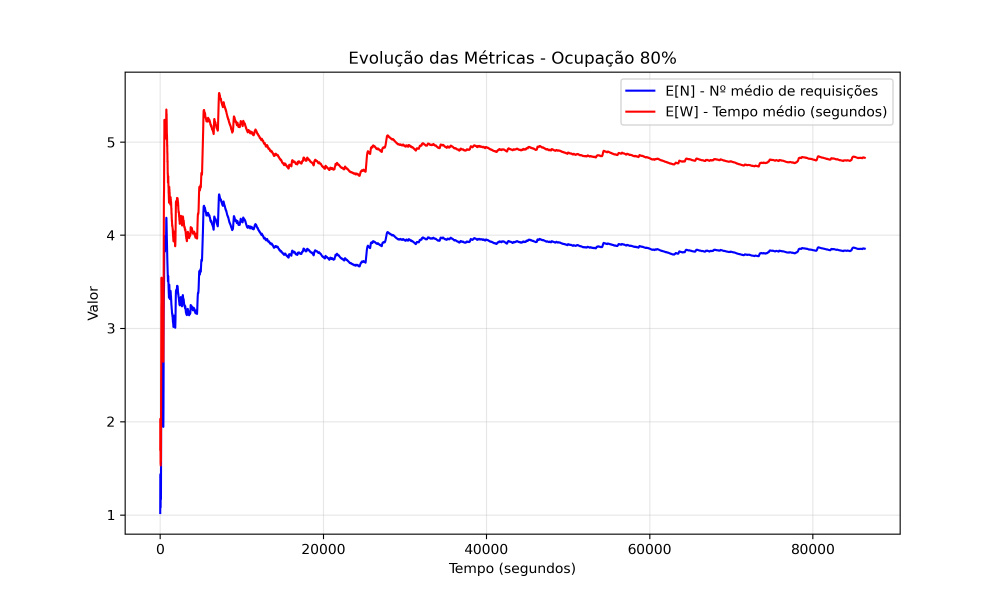
#> input picture desempenho/simulador/dicaFlavio/data/graficos/ocupacao_80.png, 3000 x 1800 px (shown at 1/3 size); its folder holds only this picture in this run
$ python -i dataAnalysis.py   (imports and definitions only)
#> lines starting #> are read from the running program, lines starting #| are printed output that depends on the picture
#!/usr/bin/env python3
"""
COMPREHENSIVE QUEUEING SYSTEM ANALYSIS PIPELINE - ENHANCED VERSION
Project MM1: Complete Analysis of 11 Scheduling Policies × 4 Load Scenarios
Author: Senior Data Scientist
Description: Enhanced analysis processing ALL 44 files, ALL policies, ALL load scenarios
             with special focus on MAX_AVG_WAIT, ROUND_ROBIN, and SALLES_UTILITY policies.
"""

import os
import glob
import re
import logging
import pandas as pd
import numpy as np
import matplotlib.pyplot as plt
import seaborn as sns
from datetime import datetime
from pathlib import Path
from typing import Dict, List, Tuple, Optional, Any
import warnings

# Machine Learning Imports
from sklearn.preprocessing import StandardScaler
from sklearn.decomposition import PCA
from sklearn.linear_model import LinearRegression, Ridge
from sklearn.ensemble import RandomForestRegressor, GradientBoostingRegressor
from sklearn.metrics import mean_squared_error, r2_score
from sklearn.model_selection import train_test_split
from sklearn.cluster import KMeans
from sklearn.manifold import TSNE
import scipy.stats as stats
import statsmodels.api as sm

# [1 line not run here, left out]


# =================================================================================
# CONFIGURATION & CONSTANTS - Enhanced Configuration
# =================================================================================
class AnalysisConfig:
    """
    @brief Central configuration for the comprehensive MM1 Analysis Pipeline
    """
    # Path configurations
    rawDataPath: str = "results/raw"
    outputPath: str = "analysis"
    plotsPath: str = "analysis/plots"
    summariesPath: str = "analysis/summaries"
    captionsPath: str = "analysis/captions"
    mlResultsPath: str = "analysis/ml_results"

    # Graphics settings
    dpi: int = 300
    figSizeLarge: Tuple[int, int] = (16, 10)
    figSizeMedium: Tuple[int, int] = (12, 8)
    figSizeSmall: Tuple[int, int] = (10, 6)

    # Analysis parameters
    totalSamples: int = 8640
    randomState: int = 42
    testSizeRatio: float = 0.2
    crossValidationFolds: int = 5

    # Plot sampling for performance
    scatterSampleSize: int = 10000
    timeSeriesSampleStep: int = 10

    # Special focus policies
    protagonistPolicies: List[str] = ["MAX_AVG_WAIT", "ROUND_ROBIN", "SALLES_UTILITY"]

    # All load scenarios
    loadScenarios: List[float] = [0.800, 0.900, 0.950, 0.999]

    @classmethod
    def getProtagonistPolicies(cls):
        """
        @brief Get the list of protagonist policies
        @return List of protagonist policy names
        """
        return cls.protagonistPolicies

    @classmethod
    def getLoadScenarios(cls):
        """
        @brief Get the list of load scenarios
        @return List of load scenario values
        """
        return cls.loadScenarios

    # [14 lines left out: function setupDirectories, not called in this run]


# =================================================================================
# ENHANCED LOGGING SETUP
# =================================================================================
def setupLogging():
    """
    @brief Configures comprehensive logging for the analysis pipeline
    @return Configured logger instance
    """
    logging.basicConfig(
        level=logging.INFO,
        format='%(asctime)s - %(levelname)s - [%(name)s] - %(message)s',
        handlers=[
            logging.FileHandler("comprehensive_MM1_analysis.log"),
            logging.StreamHandler()
        ]
    )
    return logging.getLogger(__name__)


logger = setupLogging()


# =================================================================================
# ENHANCED DATA INGESTION ENGINE - PROCESSES ALL 44 FILES
# =================================================================================
class EnhancedDataIngestionEngine:
    """
    @brief Enhanced data ingestion that processes ALL 44 files with ALL policies and ALL load scenarios
    """

    # [214 lines left out: functions __init__, parseFilenameWithEnhancedRegex, validateDataStructure, loadAndValidateAllData, performEnhancedDataCleaning, _generateValidationReport, not called in this run]


# =================================================================================
# COMPREHENSIVE SCIENTIFIC VISUALIZATION ENGINE - ENHANCED
# =================================================================================
class EnhancedScientificVisualizationEngine:
    """
    @brief Enhanced visualization engine with special focus on protagonist policies
    """

    def __init__(self, dataFrame: pd.DataFrame):
        """
        @brief Initialize the visualization engine
        @param dataFrame: The complete dataset for visualization
        """
        self.df = dataFrame
        self.plotCounter = 1
        self.captionRegistry = {}

        plt.style.use('seaborn-v0_8-whitegrid')
        sns.set_palette("husl")
        plt.rcParams['figure.dpi'] = AnalysisConfig.dpi
        plt.rcParams['savefig.dpi'] = AnalysisConfig.dpi
        plt.rcParams['figure.figsize'] = AnalysisConfig.figSizeMedium

        self.protagonistColors = {
            'MAX_AVG_WAIT': '#FF6B6B',
            'ROUND_ROBIN': '#4ECDC4',
            'SALLES_UTILITY': '#45B7D1'
        }

        self.loadColors = {
            0.800: '#2E86AB',
            0.900: '#A23B72',
            0.950: '#F18F01',
            0.999: '#C73E1D'
        }

    # [54 lines left out: function savePlotWithScientificCaption, not called in this run]

    def plot01TemporalEvolutionAllScenarios(self):
        """
        @brief Plot 1: Temporal evolution across ALL 4 load scenarios with protagonist highlight
        """
        logger.info("Creating temporal evolution analysis for all 4 load scenarios")

        fig, axes = plt.subplots(4, 3, figsize=(24, 16))

        loadScenarios = AnalysisConfig.getLoadScenarios()
        protagonistPolicies = AnalysisConfig.getProtagonistPolicies()

        for loadIdx, loadFactor in enumerate(loadScenarios):
            scenarioData = self.df[self.df['load_factor'] == loadFactor]
            sampledData = scenarioData.iloc[::AnalysisConfig.timeSeriesSampleStep]
            policiesPresent = sampledData['policy_name'].unique()

            for policy in policiesPresent:
                policyData = sampledData[sampledData['policy_name'] == policy]
                if not policyData.empty:
                    color = self.protagonistColors.get(policy, 'gray')
                    linewidth = 2.0 if policy in protagonistPolicies else 1.0
                    alpha = 0.9 if policy in protagonistPolicies else 0.5
                    linestyle = '-' if policy in protagonistPolicies else '--'

                    axes[loadIdx, 0].plot(policyData['time'], policyData['system_EN'],
                                          label=policy, linewidth=linewidth, alpha=alpha,
                                          linestyle=linestyle, color=color)

            axes[loadIdx, 0].set_title(f'System EN Evolution @ ρ={loadFactor}', fontsize=12, fontweight='bold')
            axes[loadIdx, 0].set_ylabel('Expected Number')
            axes[loadIdx, 0].grid(True, alpha=0.3)
            if loadIdx == 0:
                axes[loadIdx, 0].legend(bbox_to_anchor=(1.05, 1), loc='upper left', fontsize=8)

            for policy in policiesPresent:
                policyData = sampledData[sampledData['policy_name'] == policy]
                if not policyData.empty:
                    color = self.protagonistColors.get(policy, 'gray')
                    linewidth = 2.0 if policy in protagonistPolicies else 1.0
                    alpha = 0.9 if policy in protagonistPolicies else 0.5
                    linestyle = '-' if policy in protagonistPolicies else '--'

                    axes[loadIdx, 1].plot(policyData['time'], policyData['system_EW'],
                                          label=policy, linewidth=linewidth, alpha=alpha,
                                          linestyle=linestyle, color=color)

            axes[loadIdx, 1].set_title(f'System EW Evolution @ ρ={loadFactor}', fontsize=12, fontweight='bold')
            axes[loadIdx, 1].set_ylabel('Expected Wait')
            axes[loadIdx, 1].grid(True, alpha=0.3)

            for policy in policiesPresent:
                policyData = sampledData[sampledData['policy_name'] == policy]
                if not policyData.empty:
                    color = self.protagonistColors.get(policy, 'gray')
                    linewidth = 2.0 if policy in protagonistPolicies else 1.0
                    alpha = 0.9 if policy in protagonistPolicies else 0.5
                    linestyle = '-' if policy in protagonistPolicies else '--'

                    axes[loadIdx, 2].plot(policyData['time'], policyData['little_error'].abs(),
                                          label=policy, linewidth=linewidth, alpha=alpha,
                                          linestyle=linestyle, color=color)

            axes[loadIdx, 2].set_title(f'Little\'s Error Evolution @ ρ={loadFactor}', fontsize=12, fontweight='bold')
            axes[loadIdx, 2].set_ylabel('|Little Error|')
            axes[loadIdx, 2].set_xlabel('Time (s)')
            axes[loadIdx, 2].grid(True, alpha=0.3)
            axes[loadIdx, 2].set_yscale('log')

        plt.tight_layout()

        caption = """
HYPOTHESIS: Different scheduling policies exhibit distinct temporal convergence patterns
             across all four load scenarios (ρ=0.800, 0.900, 0.950, 0.999), with protagonist
             policies showing superior stability and performance characteristics.

EXPECTED INSIGHTS:
  - Protagonist policies maintain stability across load spectrum
  - System behavior becomes increasingly divergent at higher loads
  - Little's Law validation quality varies by policy and load
  - Critical load (ρ=0.999) reveals fundamental policy limitations

METHODOLOGY: Comprehensive time series analysis across all 4 load scenarios (rows) and
              3 key metrics (columns: EN, EW, Little Error) with protagonist policies
              highlighted for clear comparative analysis.

IMPACT: Provides complete understanding of policy temporal behavior across operational
         spectrum, enabling robust policy selection for varying load conditions.
"""
        self.savePlotWithScientificCaption(fig, "temporal_evolution_all_scenarios",
                                           "Comprehensive Temporal Analysis Across All Load Scenarios", caption)

    # [517 lines left out: functions plot02QueueDistributionViolinAllLoads, plot03ProtagonistPolicyDeepDive, plot04LoadScenarioComparativeAnalysis, plot05CorrelationAnalysisMatrix, plot06PerformanceRadarAllPolicies, plot07StatisticalDistributionAnalysis and 5 more, not called in this run]


# =================================================================================
# ENHANCED STATISTICAL & MACHINE LEARNING ENGINE
# =================================================================================
class EnhancedStatisticalLearningEngine:
    """
    @brief Enhanced statistical analysis and machine learning for ALL data
    """

    # [236 lines left out: functions __init__, performComprehensiveStatisticalAnalysis, performAdvancedDimensionalityReduction, trainEnhancedRegressionModels, not called in this run]


# =================================================================================
# COMPREHENSIVE PIPELINE ORCHESTRATOR - ENHANCED
# =================================================================================
class EnhancedMM1Pipeline:
    """
    @brief Main orchestrator for the complete enhanced analysis pipeline
    """

    # [142 lines left out: functions __init__, executeCompleteAnalysis, _generateEnhancedComprehensiveSummary, main, not called in this run]


# [2 lines not run here, left out]

>>> import cv2
>>> picture = cv2.imread('../../../dicaFlavio/data/graficos/ocupacao_80.png', cv2.IMREAD_GRAYSCALE)
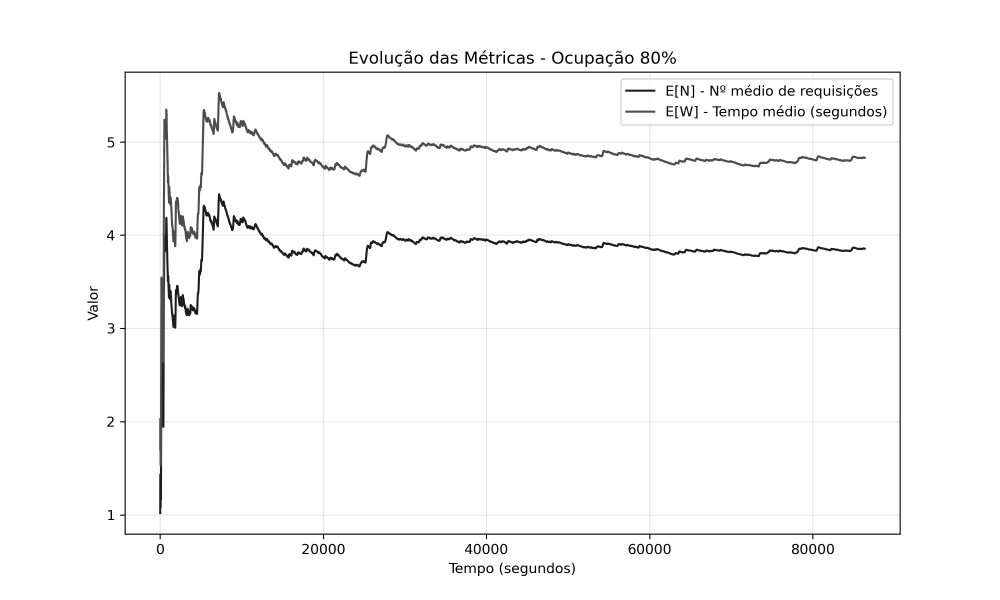
#> picture: shape (1800, 3000) (shown at 1/3 size); min 0, max 255, mean 249.5
#> (the run stopped early here; a loop or call above may not have finished)

$ run again, on desempenho/simulador/dicaFlavio/data/graficos/ocupacao_95.png
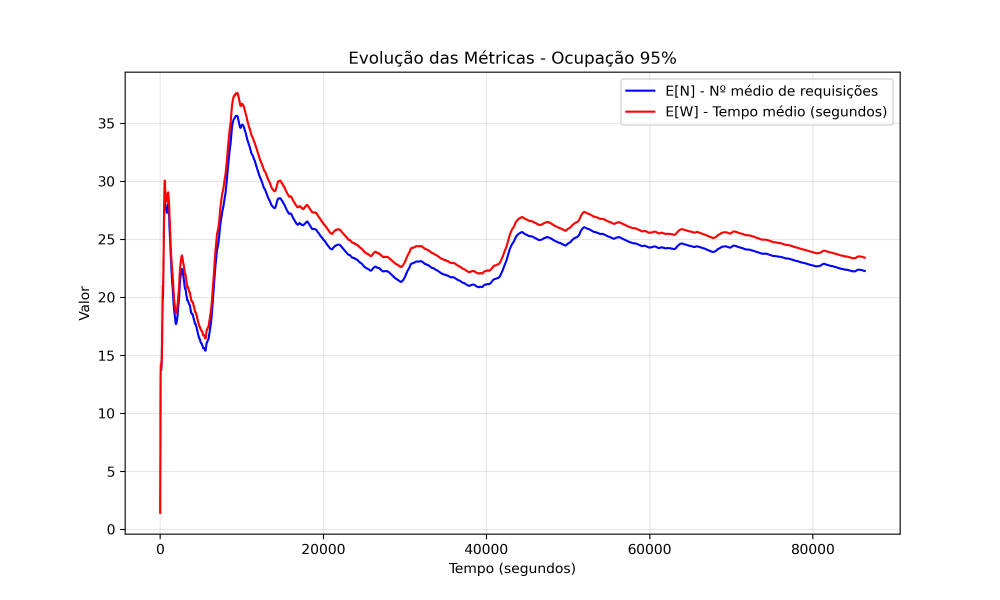
#> input picture desempenho/simulador/dicaFlavio/data/graficos/ocupacao_95.png, 3000 x 1800 px (shown at 1/3 size)
#> `picture = cv2.imread('../../../dicaFlavio/data/graficos/ocupacao_80.pn..`:
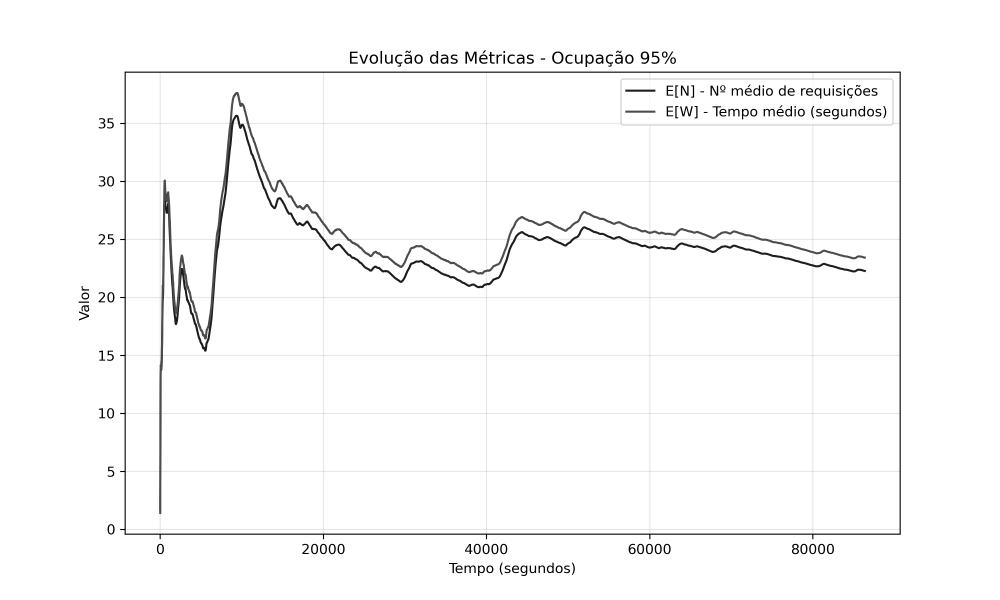
#> picture: shape (1800, 3000) (shown at 1/3 size); min 0, max 255, mean 249.7
